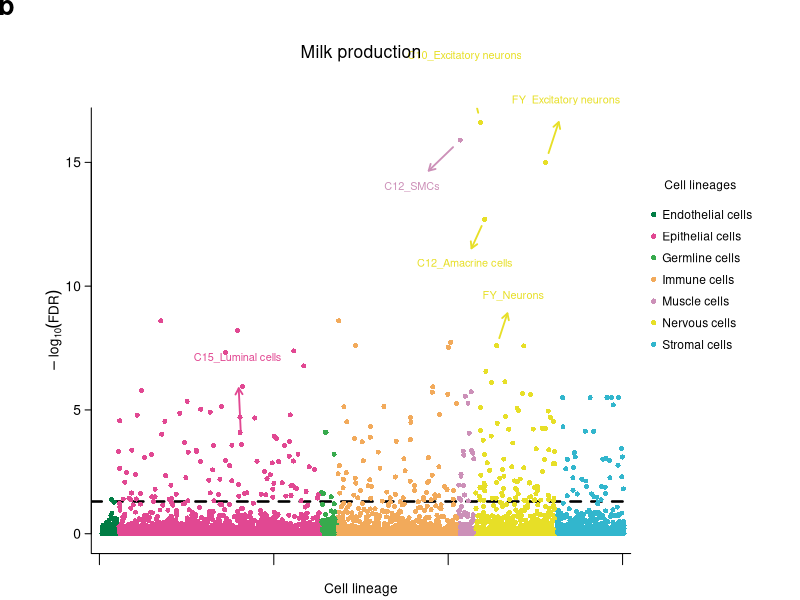
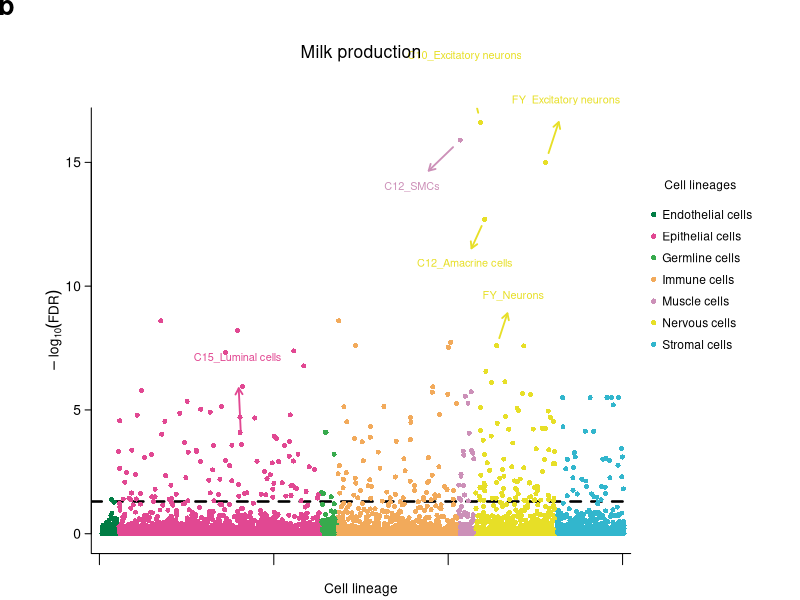

Generate these figures, in order, with R:
# Reproduce CattleCA main Figure 7b with simulated cell-type/trait associations.
# Input: optional output directory. Outputs: PNG, vector PDF, simulated RDS.
# Run: Rscript milk_trait_cell_lineage_associations.R OUTPUT_DIR
# Uses base R; simulation and figure-specific drawing are fully inline.
args <- commandArgs(trailingOnly = TRUE)
out <- if (length(args)) args[1] else 'figures'
dir.create(out, recursive = TRUE, showWarnings = FALSE)
set.seed(7329)
lineages <- c('Endothelial cells', 'Epithelial cells', 'Germline cells',
              'Immune cells', 'Muscle cells', 'Nervous cells', 'Stromal cells')
colors <- c('#007D44', '#E14892', '#37AA4D', '#F2AA5B', '#CC90B8', '#E7DF27', '#32B6CD')
n_types <- c(4, 50, 4, 30, 4, 20, 17)
types <- data.frame(cell_type = seq_len(129), lineage = rep(lineages, n_types))
traits <- c('FY','C10','C12','C15',paste0('Milk_trait_', 5:30))
d <- merge(types, data.frame(trait = traits), all = TRUE)
d$x <- d$cell_type + runif(nrow(d), -.38, .38)
# A large null component and a small lineage-dependent associated component.
rate <- c(2.2, 2.1, 2.0, 1.9, 1.4, 1.4, 1.6)[match(d$lineage,lineages)]
d$score <- rgamma(nrow(d), shape=.40, rate=rate)
active <- runif(nrow(d)) < c(.015,.07,.04,.06,.13,.13,.07)[match(d$lineage,lineages)]
d$score[active] <- rgamma(sum(active), 1.7, rate = .58)
d$score <- pmin(d$score, 8.6)
d$score[d$lineage=='Stromal cells'] <- pmin(d$score[d$lineage=='Stromal cells'],5.5)
d$score[d$lineage=='Endothelial cells'] <- pmin(d$score[d$lineage=='Endothelial cells'],1.6)
d$score[d$lineage=='Germline cells'] <- pmin(d$score[d$lineage=='Germline cells'],4.1)
# Embed coherent highlighted cell-type/trait pairs into the simulated matrix.
highlights <- data.frame(cell_type=c(90,106,89,91,35,95), trait=c('C10','FY','C12','C12','C15','FY'),
 score=c(16.6,15.0,15.9,12.7,3.6,7.6),
 label=c('C10_Excitatory neurons','FY_Excitatory neurons','C12_SMCs',
 'C12_Amacrine cells','C15_Luminal cells','FY_Neurons'),
 tx=c(90,115,77,90,34,102),ty=c(19.3,17.5,14.0,10.9,7.1,9.6))
# Correct subtype location to its lineage: nervous 93--112, muscle 89--92.
highlights$cell_type <- c(94,110,89,95,35,98)
for(i in seq_len(nrow(highlights))) {
 k <- which(d$cell_type==highlights$cell_type[i] & d$trait==highlights$trait[i])
 d$score[k] <- highlights$score[i]; d$x[k] <- highlights$cell_type[i]
}
d$FDR <- 10^(-d$score)
saveRDS(list(associations=d,highlights=highlights,lineages=types,seed=7329),
        file.path(out,'milk_trait_cell_lineage_associations_simulated.rds'))
# Draw at the reference crop's wide geometry, with inset legend and panel letter.
for (fmt in c('png','pdf')) {
 file <- file.path(out,paste0('milk_trait_cell_lineage_associations.',fmt))
 if(fmt=='png') png(file,width=1262,height=648,res=160,type='cairo') else
   cairo_pdf(file,width=1262/160,height=648/160)
 par(mar=c(2.8,5.5,6.5,10.2), mgp=c(1.6,.6,0),family='sans',cex=.83,xaxs='i',yaxs='i')
 plot(NA,xlim=c(-2,131),ylim=c(-.8,17.2),bty='l',xaxt='n',yaxt='n',
      xlab='Cell lineage',ylab=expression(-log[10](FDR)))
 axis(2,at=c(0,5,10,15),las=1,tck=-.014)
 axis(1,at=c(0,43,86,129),labels=FALSE,tck=-.025)
 abline(h=-log10(.05),lty=2,lwd=2.5)
 points(d$x,d$score,pch=16,cex=.82,col=colors[match(d$lineage,lineages)])
 for(i in seq_len(nrow(highlights))) {
  k <- which(d$cell_type==highlights$cell_type[i] & d$trait==highlights$trait[i])
  co <- colors[match(d$lineage[k],lineages)]
  dx <- highlights$tx[i]-d$x[k]; dy <- highlights$ty[i]-d$score[k]
  arrows(d$x[k]+dx*.15,d$score[k]+dy*.15,d$x[k]+dx*.65,d$score[k]+dy*.65,
         col=co,length=.07,lwd=1.8)
  text(highlights$tx[i], highlights$ty[i],highlights$label[i],col=co,cex=.79,xpd=NA)
 }
 mtext('Milk production',3,line=2.8,cex=1.05)
 legend(134,14.5,legend=lineages,col=colors,pch=16,bty='n',title='Cell lineages',
        xpd=NA,cex=.87,y.intersp=1.5,x.intersp=.8)
 mtext('b',3,line=5.4,at=-23,font=2,cex=1.6)
 dev.off()
}
